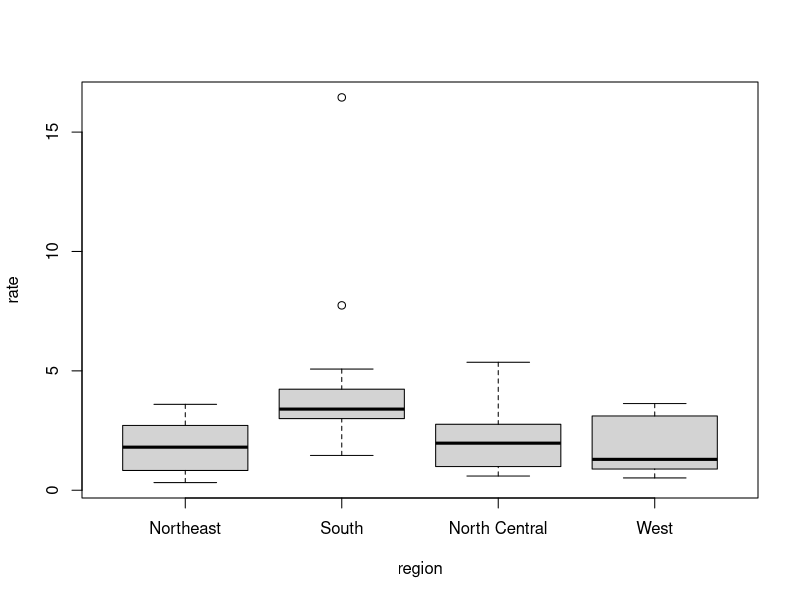

Recreate this plot in R.
library(dslabs)

data("murders") #loads available data sets

class(murders) #class returns the data time of the parameter

str(murders) #str returns the structure of the object

head(murders) #head returns the 1st 6th records

pop <- murders$population #accessor '$' is used instead of (.)
length(pop)

class(murders$region) #factors -> to represent categorical data

names(murders)

#------------------------------Sorting-------------------------------#
sort(murders$total) #sort default ascending order

index<-order(murders$total) #order returns the index position according to ascending or descending order
rank(murders$total) #same like order... actually order returns the ranks

murders$abb[index] #order by index

#------------------------Arithmetic operation------------------------#
murder_rate <- (murders$total/murders$population)*100000
murders$state[order(murder_rate, decreasing = TRUE)]

#logical indexing
index<-murder_rate<=0.71
index
murders$state[index]

#---------------------------Data Wrangling---------------------------#
library("dplyr")

#mutate -> change data table by adding a column or changing a existing one
#mutate (data-frame, name in value)
murders <- mutate(murders, rate = total/population *100000)
names(murders)

#filter(data-frame, conditional arg)
filter(murders, rate<=0.7)

#select(data-frame, ver1, ver2...)
new_table <- select(murders, state, region, rate)
filter(new_table, rate<=0.7)

#pipe operands -> %>%
#data-frame %>% select(ver1, ver2, ...) %>% filter(condition)
murders %>% select(state, region, rate) %>% filter(rate<=0.7)

#----------------------------Basic Plots----------------------------#
#plot(x,y)
#hist(x)
#boxplot(x~y, data = data-frame)
boxplot(rate~region, data = murders)
